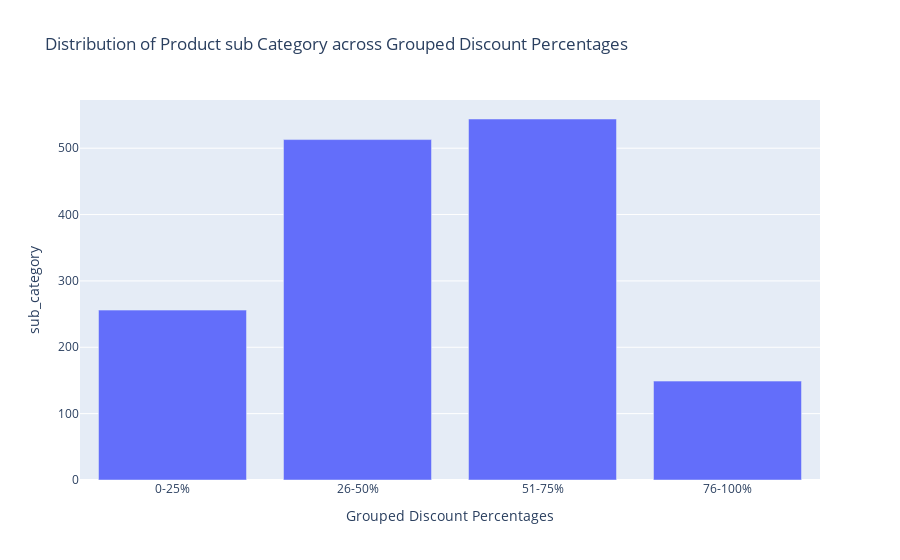

Notebook cell for this chart:
### Markdown cell above
Q4: What discount percentage had the highest sales count?

### Code cell
#Using the grouped discount percentage
result1=df[['Percentage_Group','sub_category']].\
groupby(['Percentage_Group']).agg('count')
result1.reset_index(inplace=True)


fig=px.bar(result1,x='Percentage_Group',y='sub_category',
          labels={'Percentage_Group':'Grouped Discount Percentages','category':'sub category Count'},
          title='Distribution of Product sub Category across Grouped Discount Percentages')
fig.show()

### Figure 1 — Plotly figure (JSON) as saved in the notebook; plotly's stock layout.template omitted (floating-point values rounded to 4 significant figures)
{"data": [{"alignmentgroup": "True", "hovertemplate": "Grouped Discount Percentages=%{x}<br>sub_category=%{y}<extra></extra>", "legendgroup": "", "marker": {"color": "#636efa", "pattern": {"shape": ""}}, "name": "", "offsetgroup": "", "orientation": "v", "showlegend": false, "textposition": "auto", "type": "bar", "x": ["0-25%", "26-50%", "51-75%", "76-100%"], "xaxis": "x", "y": [256, 513, 544, 149], "yaxis": "y"}], "layout": {"barmode": "relative", "legend": {"tracegroupgap": 0}, "title": {"text": "Distribution of Product sub Category across Grouped Discount Percentages"}, "xaxis": {"anchor": "y", "domain": [0, 1], "title": {"text": "Grouped Discount Percentages"}}, "yaxis": {"anchor": "x", "domain": [0, 1], "title": {"text": "sub_category"}}}}
